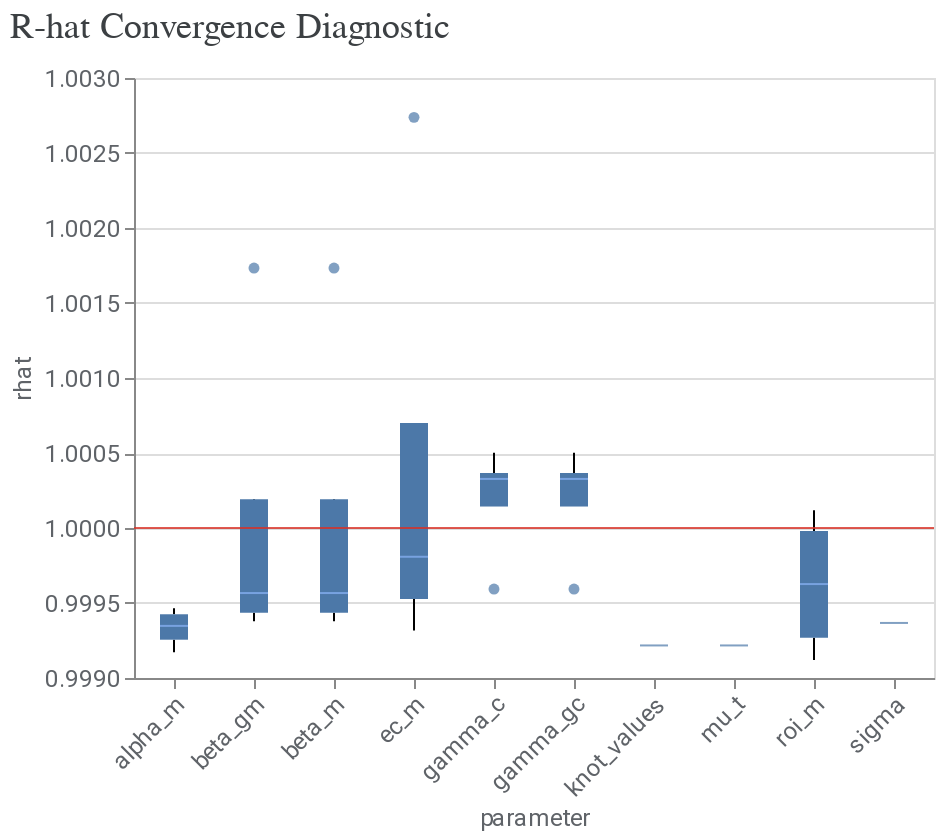

Here is the notebook cell this chart was saved with:
### Code cell
model_diagnostics = visualizer.ModelDiagnostics(mmm)
model_diagnostics.plot_rhat_boxplot()

### Figure 1 — Vega-Lite specification as saved in the notebook (floating-point values rounded to 4 significant figures; data arrays with more than 128 entries replaced by an {"elided": "..."} marker saying what was removed)
{"config": {"view": {"continuousWidth": 300, "continuousHeight": 300}, "axis": {"labelColor": "#5F6368", "labelFont": "Roboto", "labelFontSize": 12, "titleColor": "#5F6368", "titleFont": "Roboto", "titleFontSize": 12, "titleFontWeight": "normal"}}, "layer": [{"data": {"name": "data-110a4657be32fd37e4c5226b0965cc00"}, "mark": {"type": "boxplot", "median": {"color": "#8AB4F8"}, "outliers": {"filled": true}}, "encoding": {"x": {"axis": {"labelAngle": -45}, "field": "parameter", "type": "nominal"}, "y": {"field": "rhat", "scale": {"zero": false}, "type": "quantitative"}}}, {"data": {"name": "empty"}, "mark": {"type": "rule", "color": "#D93025", "opacity": 0.8}, "encoding": {"y": {"datum": 1}}}], "title": {"text": "R-hat Convergence Diagnostic", "anchor": "start", "color": "#3C4043", "font": "Google Sans Display", "fontSize": 18, "fontWeight": "normal", "offset": 10}, "width": 400, "$schema": "https://vega.github.io/schema/vega-lite/v5.20.1.json", "datasets": {"data-110a4657be32fd37e4c5226b0965cc00": {"elided": "159 records"}, "empty": [{}]}}
